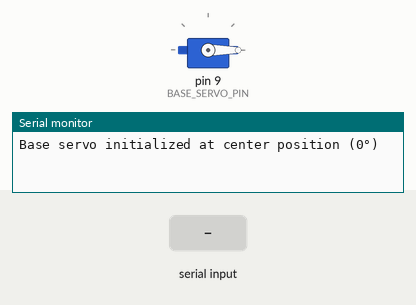
Recording of a sketch running on a simulated Arduino Uno, built with avr-gcc and run on an emulated ATmega328P. On the bench: servo, the last lines printed to the serial monitor. The inputs (shaded band) are chosen by the test bench.

Above: at 2.2 s.
2.3 s: "90,45\n" received over Serial
At 3.4 s:
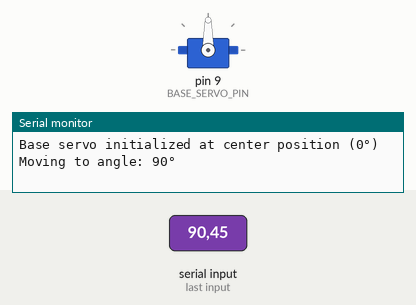
3.8 s: "30,150\n" received over Serial
At 4.5 s:
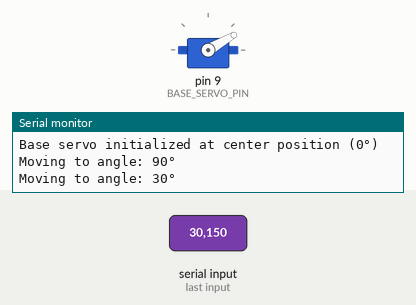
5.3 s: "90\n" received over Serial
At 5.7 s:
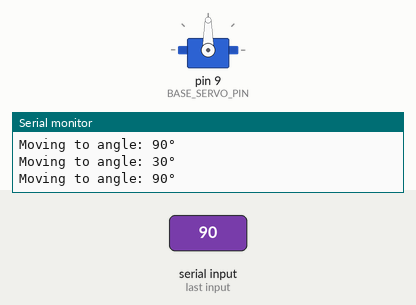
Timing chart, 0 to 8.3 s (numbered marks = the images above; inputs shaded):
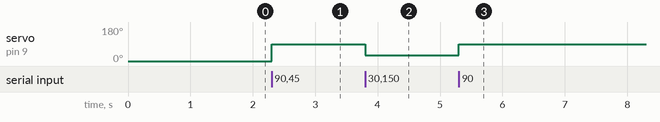

Measured:
- after the input at 2.3 s, servo on pin 9 (BASE_SERVO_PIN): 0° → 90° at once
- after the input at 3.8 s, servo on pin 9 (BASE_SERVO_PIN): 90° → 30° at once
- after the input at 5.3 s, servo on pin 9 (BASE_SERVO_PIN): 30° → 90° at once

The sketch:

base_control.ino
```cpp
#include <Servo.h>

// Pin definition for base servo
const int BASE_SERVO_PIN = 9;  // Change this to match your wiring

// Create servo object
Servo baseServo;

// Variables for serial communication
String inputString = "";      // String to hold incoming data
bool stringComplete = false;  // Whether the string is complete
int lastAngle = 0;           // Store last angle, start at center position (0 = center)

void setup() {
  // Initialize serial communication
  Serial.begin(57600);  // Match the baud rate with Python code

  // Reserve 200 bytes for the inputString
  inputString.reserve(200);

  // Attach servo
  baseServo.attach(BASE_SERVO_PIN);

  // Set initial position (0 degrees = center position)
  baseServo.write(0);
  delay(1000);  // Give servo time to reach position

  // Debug message
  Serial.println("Base servo initialized at center position (0°)");
}

void loop() {
  // When a newline arrives, process the angle
  if (stringComplete) {
    // Convert string to integer
    int angle = inputString.toInt();

    // Ensure angle is between 0 (center) and 90 (left)
    angle = constrain(angle, 0, 90);

    // Only move if angle has changed
    if (angle != lastAngle) {
      // Debug print
      Serial.print("Moving to angle: ");
      Serial.print(angle);
      Serial.println("°");

      // Move servo to position
      baseServo.write(angle);
      lastAngle = angle;
    }

    // Clear the string for next input
    inputString = "";
    stringComplete = false;
  }
}

// SerialEvent occurs whenever new data comes in the hardware serial RX
void serialEvent() {
  while (Serial.available()) {
    // Get the new byte
    char inChar = (char)Serial.read();

    // Add it to the inputString if it's not a newline
    if (inChar != '\n') {
      inputString += inChar;
    }
    // If the incoming character is a newline, set a flag so the main loop can
    // process the string
    else {
      stringComplete = true;
    }
  }
} 
```
